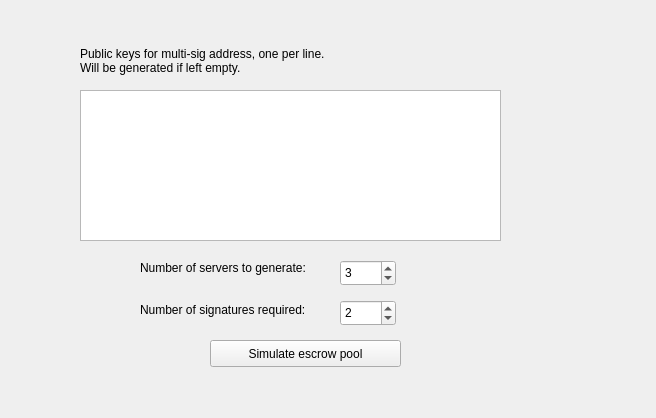
<ui version="4.0">
 <author/>
 <comment/>
 <exportmacro/>
 <class>BtcGuiTestp2p</class>
 <widget name="BtcGuiTestp2p" class="QWidget">
  <property name="geometry">
   <rect>
    <x>0</x>
    <y>0</y>
    <width>656</width>
    <height>418</height>
   </rect>
  </property>
  <property name="windowTitle">
   <string>Form</string>
  </property>
  <widget class="QPushButton" name="simulatePoolButton">
   <property name="geometry">
    <rect>
     <x>210</x>
     <y>340</y>
     <width>191</width>
     <height>27</height>
    </rect>
   </property>
   <property name="text">
    <string>Simulate escrow pool</string>
   </property>
  </widget>
  <widget class="QPlainTextEdit" name="pubKeysEdit">
   <property name="geometry">
    <rect>
     <x>80</x>
     <y>90</y>
     <width>421</width>
     <height>151</height>
    </rect>
   </property>
  </widget>
  <widget class="QSpinBox" name="sigCountBox">
   <property name="geometry">
    <rect>
     <x>340</x>
     <y>300</y>
     <width>56</width>
     <height>26</height>
    </rect>
   </property>
   <property name="minimum">
    <number>1</number>
   </property>
   <property name="value">
    <number>2</number>
   </property>
  </widget>
  <widget class="QLabel" name="label">
   <property name="geometry">
    <rect>
     <x>80</x>
     <y>45</y>
     <width>401</width>
     <height>31</height>
    </rect>
   </property>
   <property name="text">
    <string>Public keys for multi-sig address, one per line.
Will be generated if left empty.</string>
   </property>
  </widget>
  <widget class="QLabel" name="label_2">
   <property name="geometry">
    <rect>
     <x>140</x>
     <y>300</y>
     <width>191</width>
     <height>20</height>
    </rect>
   </property>
   <property name="text">
    <string>Number of signatures required:</string>
   </property>
  </widget>
  <widget class="QLabel" name="label_3">
   <property name="geometry">
    <rect>
     <x>140</x>
     <y>260</y>
     <width>191</width>
     <height>16</height>
    </rect>
   </property>
   <property name="text">
    <string>Number of servers to generate:</string>
   </property>
  </widget>
  <widget class="QSpinBox" name="serverCountBox">
   <property name="geometry">
    <rect>
     <x>340</x>
     <y>260</y>
     <width>56</width>
     <height>26</height>
    </rect>
   </property>
   <property name="minimum">
    <number>1</number>
   </property>
   <property name="value">
    <number>3</number>
   </property>
  </widget>
 </widget>
 <pixmapfunction/>
 <connections/>
</ui>
